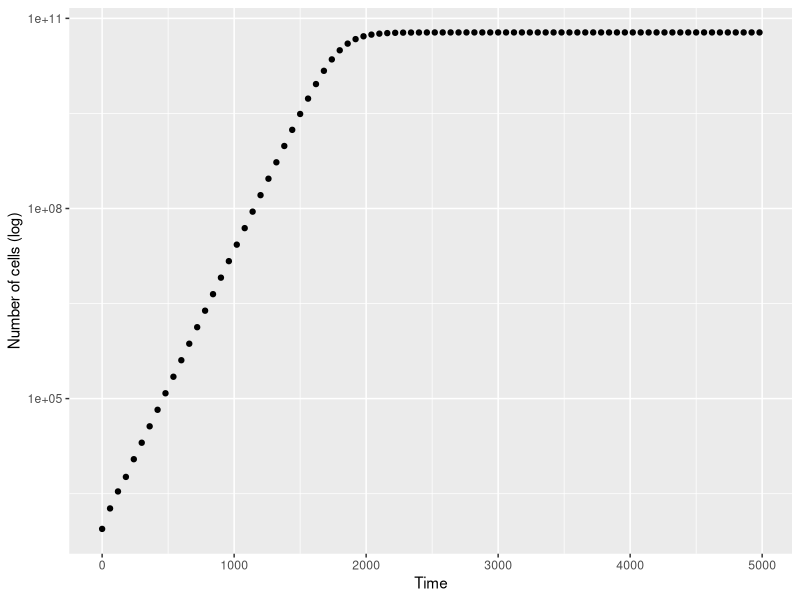

This figure's R source:
#Script to plot the logistic growth data

growth_data <- read.csv("experiment.csv")

install.packages("ggplot2")
library(ggplot2)

ggplot(aes(t,N), data = growth_data) +
  
  geom_point() +
  
  xlab("Time") +
  
  ylab("Number of cells (log)") +
  
  scale_y_continuous(trans='log10')

